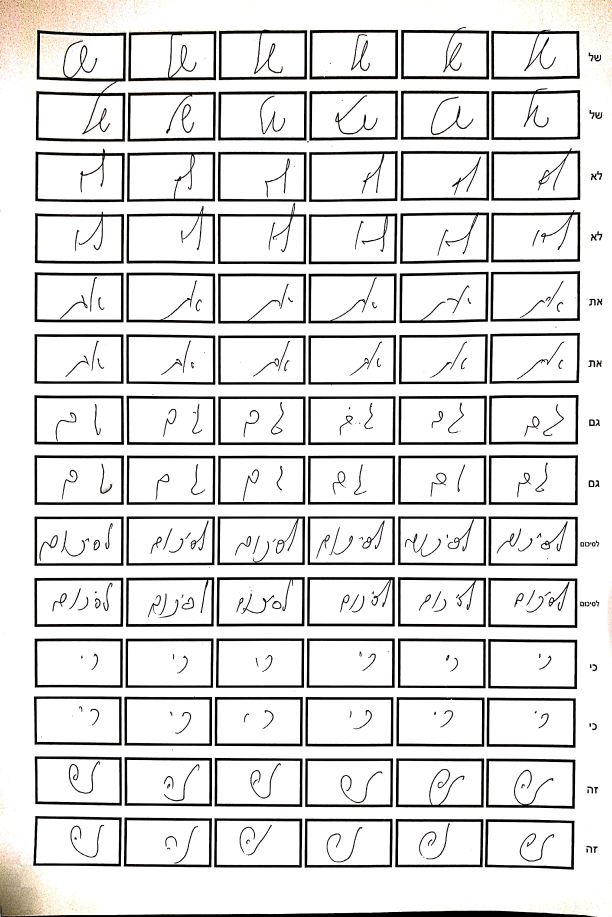
#> input picture src/dataset/1.jpg, 2448 x 3668 px, found by its file name (shown at 1/4 size)
$ python detectLines.py ../dataset/1.jpg
#> lines starting #> are read from the running program, lines starting #| are printed output that depends on the picture
#> in get_prepared_doc, tiff is the input picture: PIL image 2448x3668 RGB; mean R, G, B 224.6, 224, 223.5
#| <PIL.JpegImagePlugin.JpegImageFile image mode=RGB size=2448x3668 at 0x7F1B0D879990>
### src/extractComparisonFeatures/our_utils/prepare_document.py
import cv2
import matplotlib.pyplot as plt
import numpy as np
from PIL import Image
import os
import shutil

def cut_width(page, page_nume):
    '''
    Cut uncessery scanned page from left and right
    Note: there is a difference between pages
    '''
#> called with page_nume = 1
    width, height = page.size
#> width = 2448; height = 3668
    if page_nume == 1:
        left = 104
        right = width
#> right = 2448
    else:
        left = 0
        right = width-104
    top = 0
    bottom = height
#> bottom = 3668
    cropped = page.crop((left, top, right, bottom))
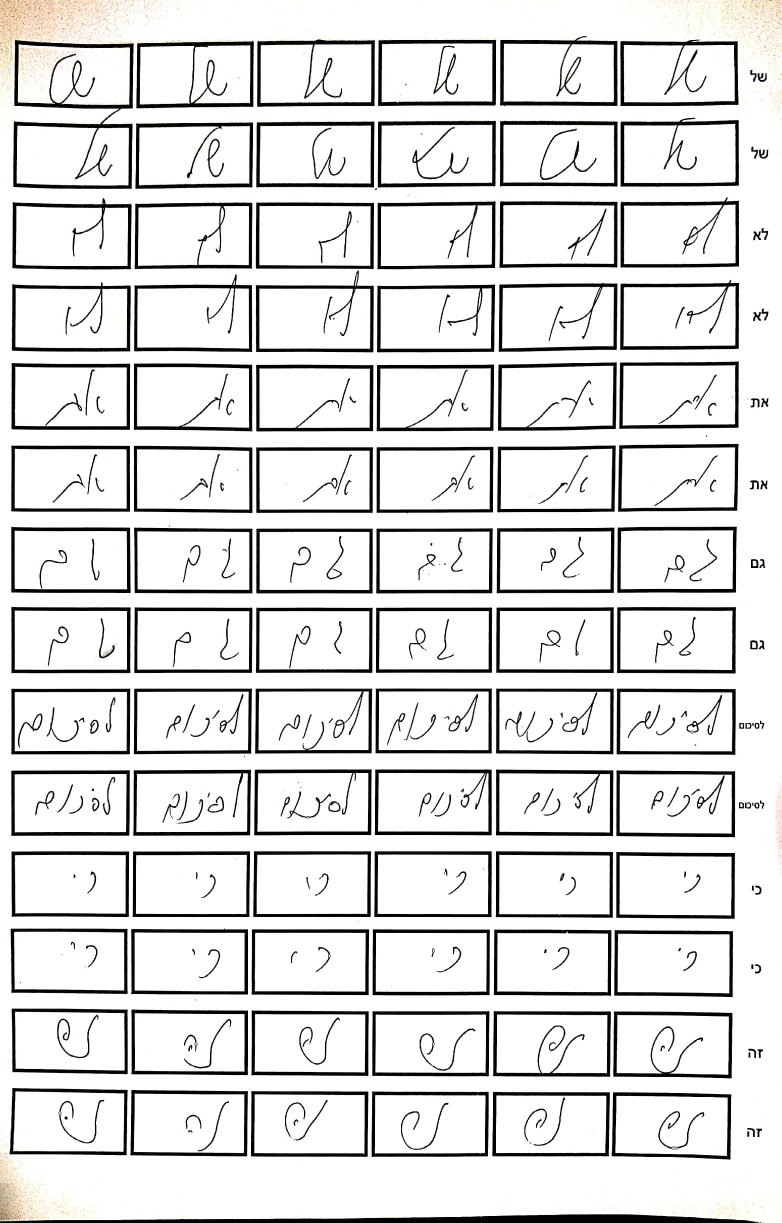
#> cropped: PIL image 2344x3668 RGB (shown at 1/3 size); mean R, G, B 223.3, 223, 222.6
    # cropped.show()
    return cropped

def tiff_to_jpeg(tiff):
    page_count = 0
    if not os.path.exists('temp'):
        os.mkdir('temp')
    while 1:
        try:
            save_name = 'page' + str(page_count) + ".jpeg"
            print(tiff)
            tiff.save('temp/'+save_name)
            tiff.seek(page_count+1)
            page_count = page_count+1
        except EOFError:
            page1 = Image.open('temp/page0.jpeg')
            page1 = cut_width(page1, 1)
#> (the run stopped early here; a loop or call above may not have finished)

$ run again, on src/dataset/data1/New Doc 2019-12-10 14.31.40_1.jpg
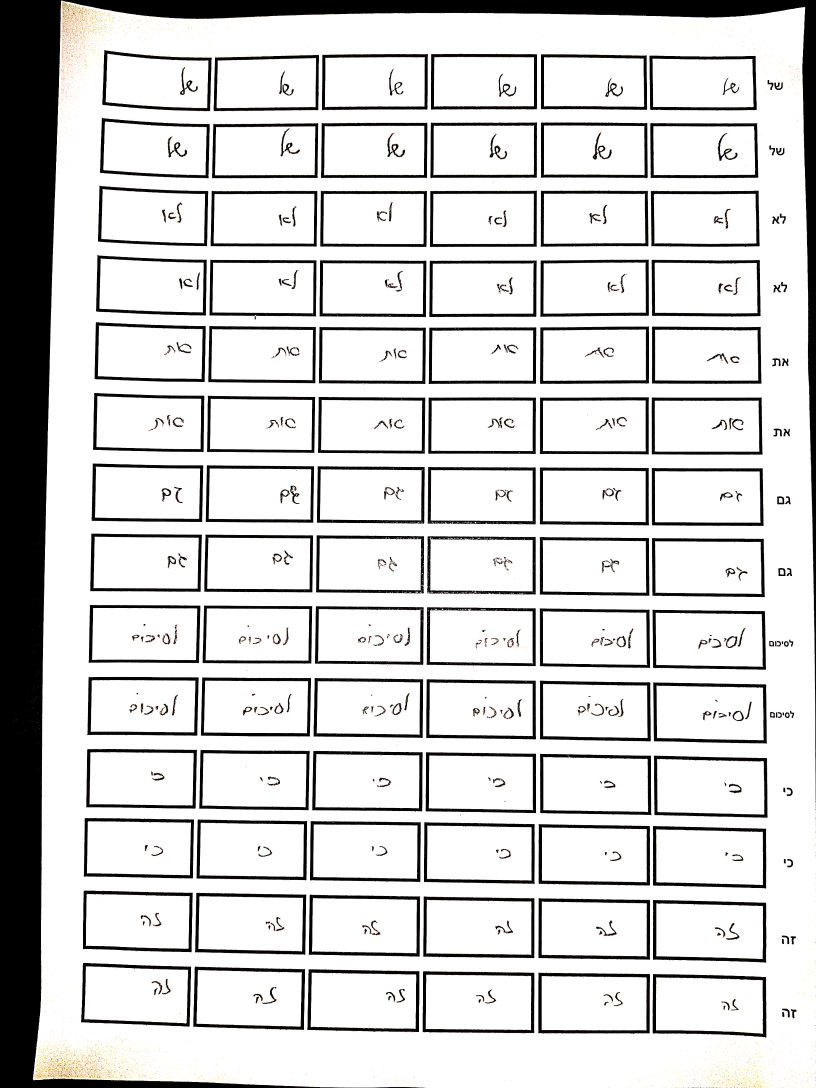
#> input picture src/dataset/data1/New Doc 2019-12-10 14.31.40_1.jpg, 2448 x 3264 px, found by its file name (shown at 1/3 size)
#> in get_prepared_doc, tiff is the input picture: PIL image 2448x3264 RGB; mean R, G, B 210.4, 210.1, 209.8
#| <PIL.JpegImagePlugin.JpegImageFile image mode=RGB size=2448x3264 at 0x7F1B0D7C0B10>
#> in cut_width, `cropped = page.crop((left, top, right, bottom))`:
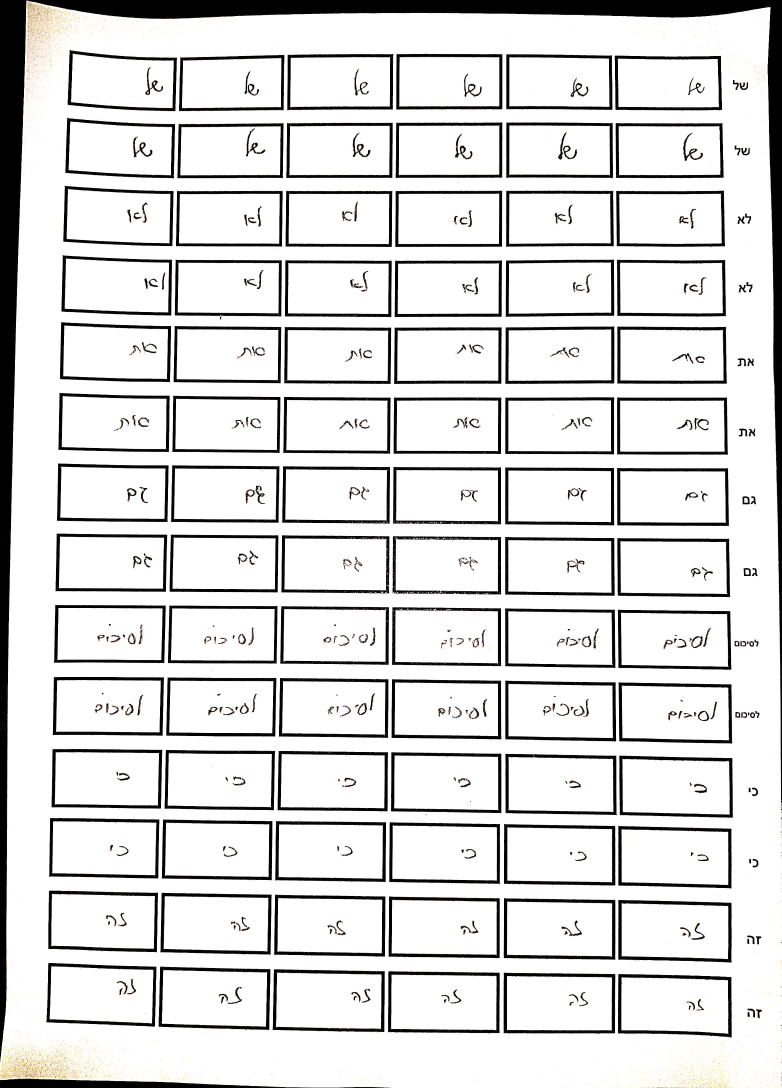
#> cropped: PIL image 2344x3264 RGB (shown at 1/3 size); mean R, G, B 219.6, 219.4, 219.1
